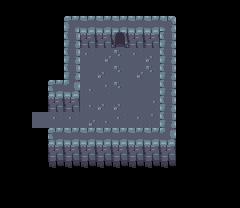

Rendered tile map (Tiled .tmx) drawn with the repository's tilesets; below, a short description and the map source with its tile grids summarised:
An orthogonal 15x13 tile map with 16x16 px tiles, 2 tile layers (ground, objects).

<map version="1.0" orientation="orthogonal" width="15" height="13" tilewidth="16" tileheight="16" backgroundcolor="#000000">
 <tileset firstgid="1" name="dungeon" tilewidth="16" tileheight="16">
  <image source="tileset.png" width="336" height="80" />
  <tile id="0" terrain="0,0,0,4" />
  <tile id="1" terrain="0,0,4,4" />
  <tile id="2" terrain="0,0,4,4" />
  <tile id="3" terrain="0,0,4,4" />
  <tile id="4" terrain="0,0,4,0" />
  <tile id="5" terrain="0,0,0,1" />
  <tile id="6" terrain="0,0,1,1" />
  <tile id="7" terrain="0,0,1,0" />
  <tile id="12" terrain=",,,2" />
  <tile id="13" terrain=",,2,2" />
  <tile id="14" terrain=",,2," />
  <tile id="15" terrain="2,2,2,3" />
  <tile id="16" terrain="2,2,3,2" />
  <tile id="21" terrain="0,4,0,4" />
  <tile id="22" terrain="4,4,4,4" />
  <tile id="23" terrain="4,4,4,4" />
  <tile id="24" terrain="4,4,4,4" />
  <tile id="25" terrain="4,0,4,0" />
  <tile id="26" terrain="0,1,0,1" />
  <tile id="28" terrain="1,0,1,0" />
  <tile id="33" terrain=",2,,2" />
  <tile id="34" terrain="2,2,2,2" />
  <tile id="35" terrain="2,,2," />
  <tile id="36" terrain="2,3,2,2" />
  <tile id="37" terrain="3,2,2,2" />
  <tile id="42" terrain="0,4,0,4" />
  <tile id="43" terrain="4,4,4,4" />
  <tile id="44" terrain="4,4,4,4" />
  <tile id="45" terrain="4,4,4,4" />
  <tile id="46" terrain="4,0,4,0" />
  <tile id="47" terrain="0,1,0,0" />
  <tile id="48" terrain="1,1,0,0" />
  <tile id="49" terrain="1,0,0,0" />
  <tile id="54" terrain=",2,," />
  <tile id="55" terrain="2,2,," />
  <tile id="56" terrain="2,,," />
  <tile id="63" terrain="0,4,0,4" />
  <tile id="64" terrain="4,4,4,4" />
  <tile id="65" terrain="4,4,4,4" />
  <tile id="66" terrain="4,4,4,4" />
  <tile id="67" terrain="4,0,4,0" />
  <tile id="68" terrain=",5,," />
  <tile id="69" terrain="5,5,5," />
  <tile id="70" terrain="5,5,,5" />
  <tile id="72">
   <properties>
    <property name="door" value="0" />
   </properties>
  </tile>
  <tile id="84" terrain="0,4,0,0" />
  <tile id="85" terrain="4,4,0,0" />
  <tile id="86" terrain="4,4,0,0" />
  <tile id="87" terrain="4,4,0,0" />
  <tile id="88" terrain="4,0,0,0" />
 </tileset>
 <layer name="ground" width="15" height="13">
  <data>[195 cells, 195 non-empty, 9 distinct tile ids]</data>
 </layer>
 <layer name="objects" width="15" height="13">
  <data>[195 cells, 195 non-empty, 11 distinct tile ids]</data>
 </layer>
</map>
